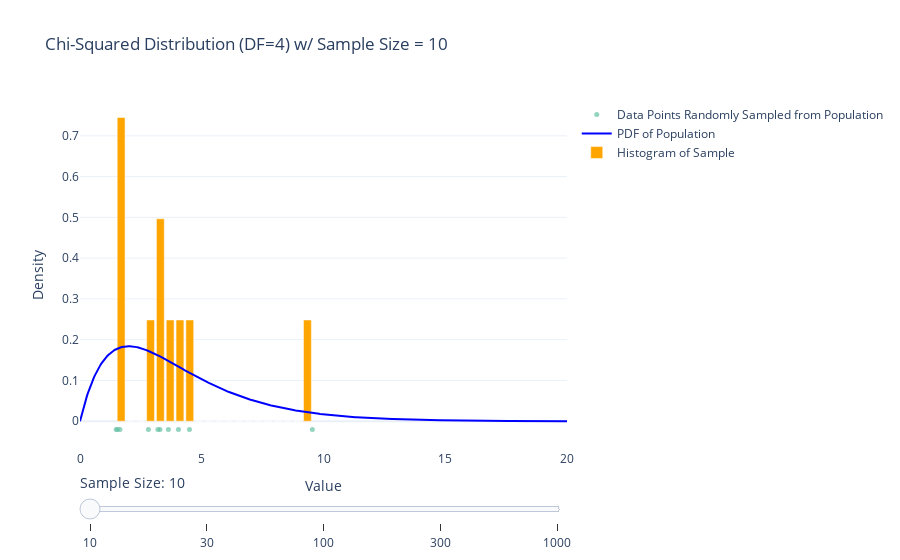

Write notebook code for a chart like this one.
### Code cell
import numpy as np
import plotly.graph_objects as go
import seaborn as sns
import pandas as pd
from scipy.stats import chi2
from matplotlib.colors import to_hex

# Function to generate the interactive Chi-Squared plot
def generate_interactive_chi_square_with_swarm():
    # Parameters
    initial_sample_size = 100
    sample_sizes = [10, 30, 100, 300, 1000]  # Slider options
    df = 4  # Fixed degrees of freedom
    x = np.linspace(0, 20, 500)  # PDF range

    # Function to generate data
    def generate_data(sample_size):
        y_pdf = chi2.pdf(x, df=df)
        sample = np.random.chisquare(df=df, size=sample_size)
        hist, bins = np.histogram(sample, bins=20, density=True)
        bin_centers = (bins[:-1] + bins[1:]) / 2
        return y_pdf, sample, hist, bin_centers

    # Initial data
    y_pdf, sample, hist, bin_centers = generate_data(initial_sample_size)

    # Create a swarm plot using Seaborn
    sample_df = pd.DataFrame({"Value": sample})
    sns_colors = sns.color_palette("Set2", 10)
    swarm_color = to_hex(sns_colors[0])  # Convert Seaborn color to HEX

    # Create figure
    fig = go.Figure()

    # Swarm Plot (Scatter representation of sample points)
    fig.add_trace(go.Scatter(
        x=sample,
        y=np.zeros_like(sample) - 0.02,  # Offset slightly for visibility
        mode='markers',
        marker=dict(color=swarm_color, size=5, opacity=0.7),
        name="Data Points Randomly Sampled from Population"
    ))

    # Add PDF line
    fig.add_trace(go.Scatter(
        x=x,
        y=y_pdf,
        mode='lines',
        name="PDF of Population",
        line=dict(color='blue')
    ))

    # Add histogram
    fig.add_trace(go.Bar(
        x=bin_centers,
        y=hist,
        name="Histogram of Sample",
        marker=dict(color='orange')
    ))

    # Slider steps
    steps = []
    for sample_size in sample_sizes:
        y_pdf, sample, hist, bin_centers = generate_data(sample_size)
        steps.append({
            "label": str(sample_size),
            "method": "update",
            "args": [
                {
                    "x": [sample, x, bin_centers],
                    "y": [np.zeros_like(sample) - 0.02, y_pdf, hist]
                },
                {
                    "title": f"Chi-Squared Distribution (DF=4) w/ Sample Size = {sample_size}"
                }
            ]
        })

    # Add layout with slider
    fig.update_layout(
        title=f"Chi-Squared Distribution (DF=4) w/ Sample Size = {sample_size}",
        xaxis_title="Value",
        yaxis_title="Density",
        template="plotly_white",
        sliders=[{
            "steps": steps,
            "active": sample_sizes.index(initial_sample_size),
            "currentvalue": {"prefix": "Sample Size: ", "font": {"size": 14}},
        }],
        showlegend=True
    )

    # Save as HTML
    fig.write_html("chi_squared_swarm_interactive.html", include_plotlyjs="cdn")

    return fig

# Generate and show the interactive plot
fig = generate_interactive_chi_square_with_swarm()
fig.show()

### Figure 1 — Plotly figure (JSON) as saved in the notebook; plotly's stock layout.template omitted (floating-point values rounded to 4 significant figures; data arrays with more than 128 entries replaced by an {"elided": "..."} marker saying what was removed)
{"data": [{"marker": {"color": "#66c2a5", "opacity": 0.7, "size": 5}, "mode": "markers", "name": "Data Points Randomly Sampled from Population", "type": "scatter", "x": [3.284, 2.81, 1.488, 3.631, 4.043, 1.64, 9.542, 1.535, 4.495, 3.199], "y": [-0.02, -0.02, -0.02, -0.02, -0.02, -0.02, -0.02, -0.02, -0.02, -0.02]}, {"line": {"color": "blue"}, "mode": "lines", "name": "PDF of Population", "type": "scatter", "x": {"elided": "500 float values"}, "y": {"elided": "500 float values"}}, {"marker": {"color": "orange"}, "name": "Histogram of Sample", "type": "bar", "x": [1.689, 2.092, 2.495, 2.897, 3.3, 3.703, 4.105, 4.508, 4.911, 5.314, 5.716, 6.119, 6.522, 6.924, 7.327, 7.73, 8.132, 8.535, 8.938, 9.341], "y": [0.745, 0, 0, 0.2483, 0.4966, 0.2483, 0.2483, 0.2483, 0, 0, 0, 0, 0, 0, 0, 0, 0, 0, 0, 0.2483]}], "layout": {"autosize": true, "showlegend": true, "sliders": [{"active": 0, "currentvalue": {"font": {"size": 14}, "prefix": "Sample Size: "}, "steps": [{"args": [{"x": {"elided": "3 rows, 530 float values in total"}, "y": {"elided": "3 rows, 530 float values in total"}}, {"title": "Chi-Squared Distribution (DF=4) w/ Sample Size = 10"}], "label": "10", "method": "update"}, {"args": [{"x": {"elided": "3 rows, 550 float values in total"}, "y": {"elided": "3 rows, 550 float values in total"}}, {"title": "Chi-Squared Distribution (DF=4) w/ Sample Size = 30"}], "label": "30", "method": "update"}, {"args": [{"x": {"elided": "3 rows, 620 float values in total"}, "y": {"elided": "3 rows, 620 float values in total"}}, {"title": "Chi-Squared Distribution (DF=4) w/ Sample Size = 100"}], "label": "100", "method": "update"}, {"args": [{"x": {"elided": "3 rows, 820 float values in total"}, "y": {"elided": "3 rows, 820 float values in total"}}, {"title": "Chi-Squared Distribution (DF=4) w/ Sample Size = 300"}], "label": "300", "method": "update"}, {"args": [{"x": {"elided": "3 rows, 1520 float values in total"}, "y": {"elided": "3 rows, 1520 float values in total"}}, {"title": "Chi-Squared Distribution (DF=4) w/ Sample Size = 1000"}], "label": "1000", "method": "update"}]}], "title": {"text": "Chi-Squared Distribution (DF=4) w/ Sample Size = 10"}, "xaxis": {"autorange": true, "range": [0, 20], "title": {"text": "Value"}, "type": "linear"}, "yaxis": {"autorange": true, "range": [-0.08112, 0.7884], "title": {"text": "Density"}, "type": "linear"}}}
